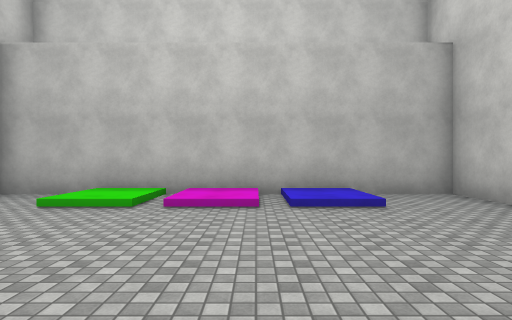
View 1 (above)

24 first-person views from a walk through a Unity game level. The camera is 1.5 m above the floor, looks level and sees 80° across. The floor is counted in squares, 2 m on a side. Each view is taken from the middle of a square. On the plan, view 1 faces up. The plan holds only what a view shows up to about 10 squares ahead; the rest is blank. The place goes on beyond the plan. The player is left out. Surface patterns are stand-ins for the level's own textures.

View 2
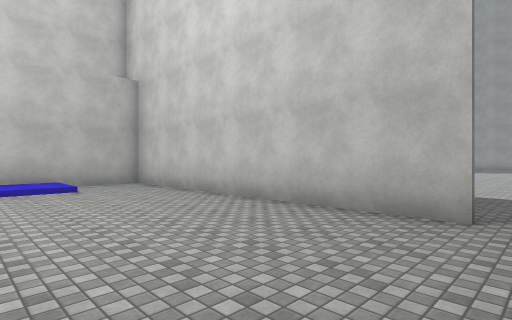

View 3
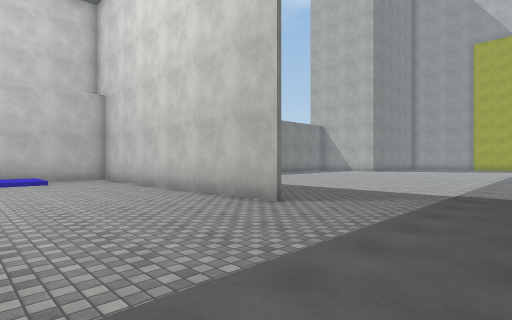

View 4
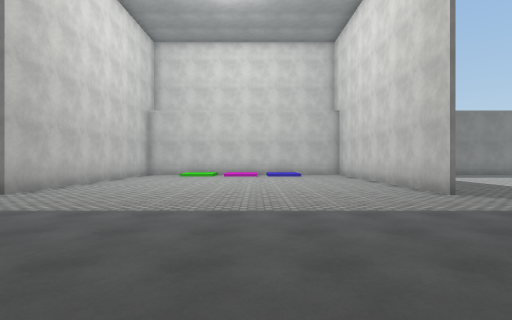

View 5
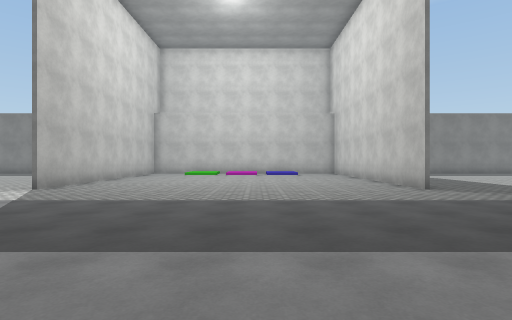

View 6
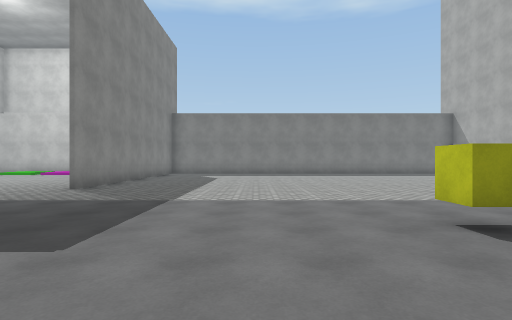

View 7
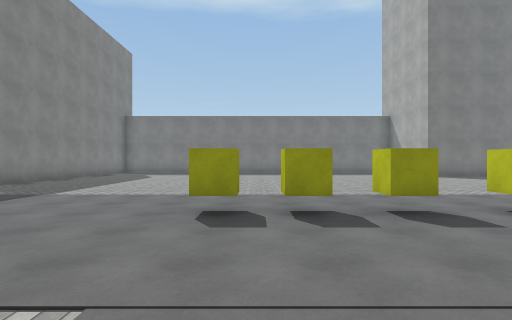

View 8
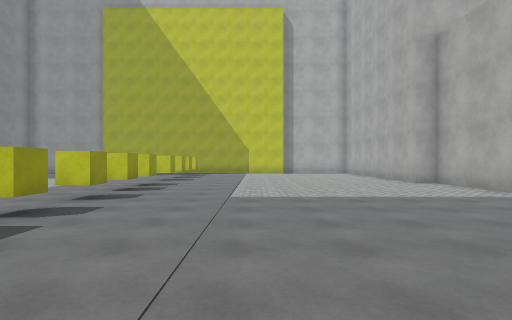

View 9
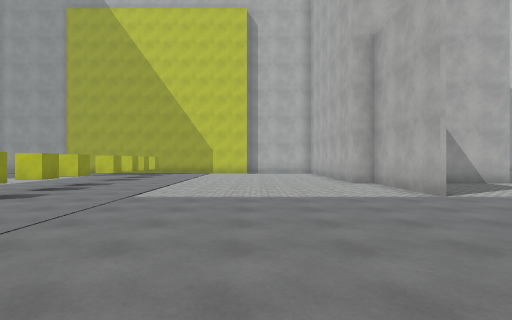

View 10
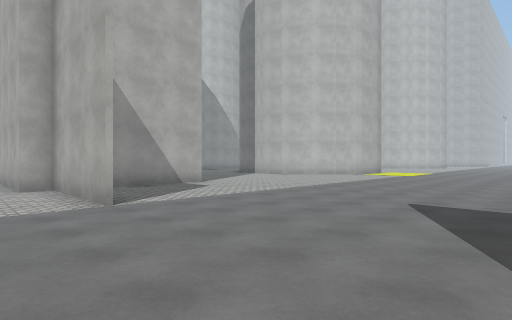

View 11
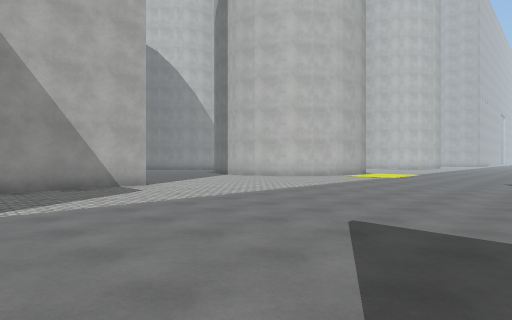

View 12
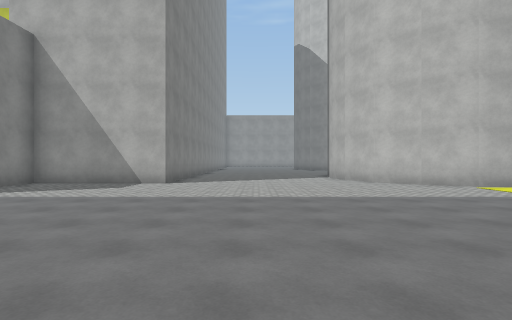

View 13
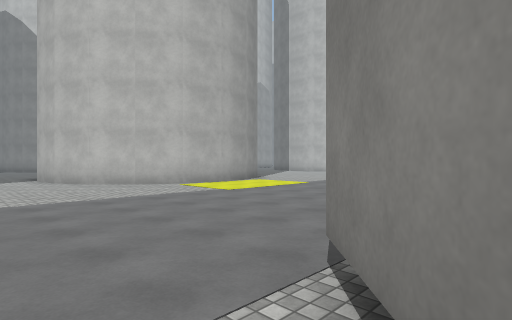

View 14
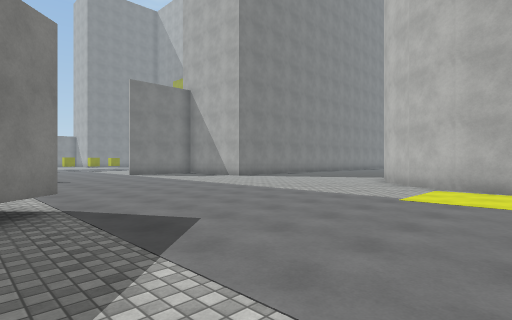

View 15
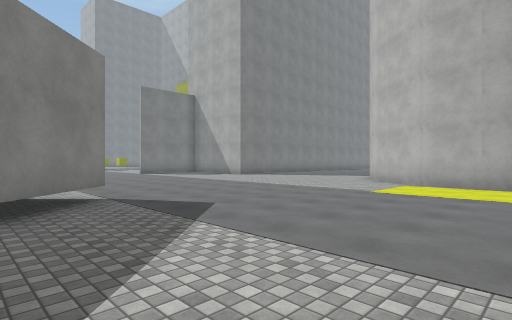

View 16
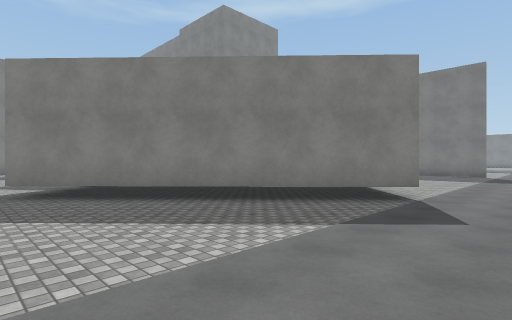

View 17
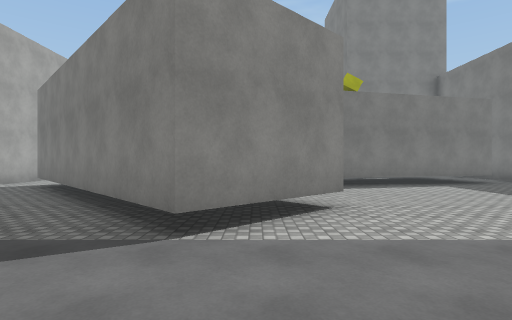

View 18
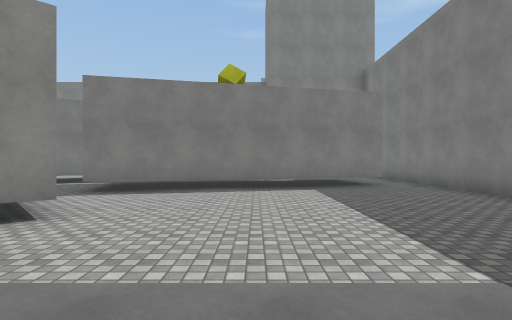

View 19
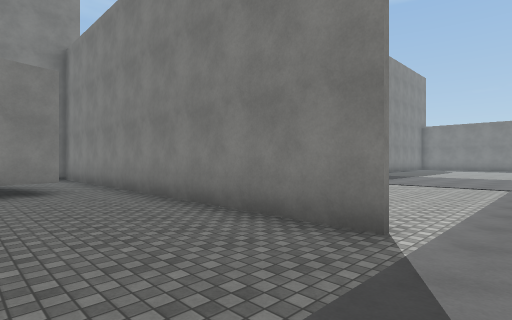

View 20
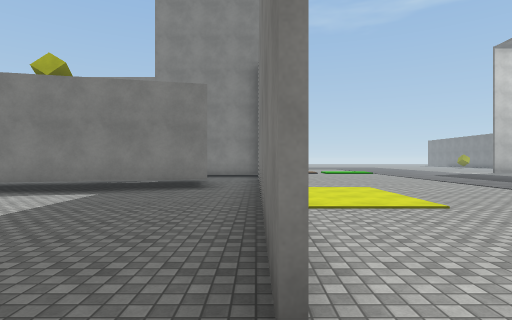

View 21
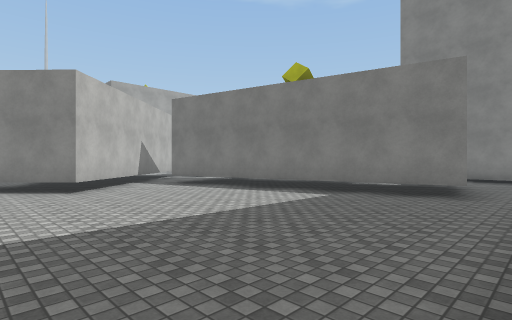

View 22
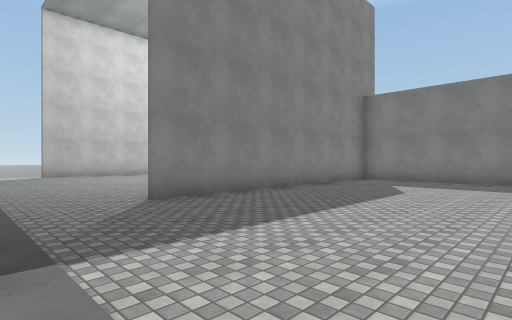

View 23
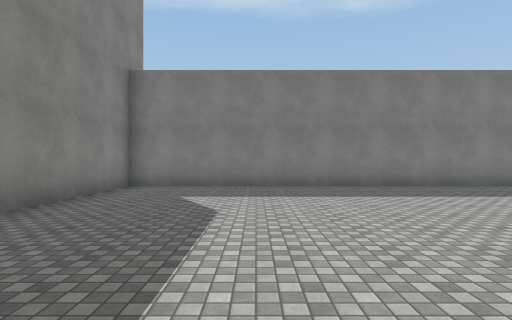

View 24
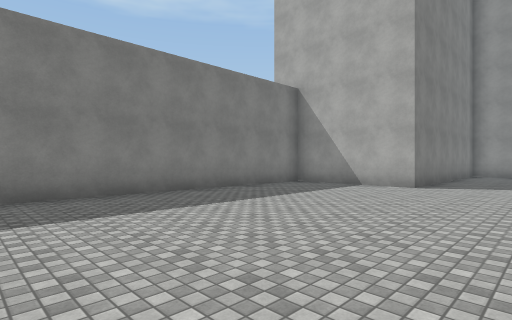

### Floor plan
Points are (right, up) in squares from view 1. A wall is a line through its corners. A room is listed if a view was taken in it or the views show most of it. See-through windows are left out.
Room 1 (views 1, 2, 3, 4, 5, 6, 7, 8, 9, 10, 11, 12, 13, 14, 15, 16, 17, 18, 19, 20, 21, 22, 23, 24)
walls: (10.8, -15.9) (1, -15.9); (4, -17.2) (5.9, -25.1); (16.2, -15.8) (19.8, -15.8); (19.8, -15.9) (18.4, -15.9); (19.7, -20.1) (19.7, -15.1) (20.5, -15.1); (6.7, -25.8) (9, -23.6) (11.1, -25.8) (5.3, -31.2); (20.5, 2.8) (19.7, 2.8) (19.7, 5.4); (18.5, 6.6) (-5.5, 6.6); (18.4, -31.3) (18.3, -30.6) (18.5, -29.2) (19.2, -28) (20.2, -27) (20.5, -26.8)
ways out: opening at (2, -17); opening at (5, -32)
objects: building (4, -2) to (4, 6); yellow cube (11, -7); yellow cube (13, -7); yellow cube (14, -7); yellow cube (16, -7); yellow cube (17, -7); yellow cube (19, -7)

Positions as (right, up) in squares from view 1, and headings:
1: (0, 0), facing up
2: (0, -3), facing up-right
3: (0, -6), facing up-right
4: (0, -9), facing up
5: (0, -10), facing up
6: (9, -10), facing up
7: (12, -11), facing up
8: (10, -10), facing right
9: (10, -12), facing right
10: (11, -14), facing down-right
11: (11, -16), facing down-right
12: (10, -23), facing right
13: (10, -24), facing down-right
14: (10, -31), facing up-right
15: (9, -32), facing up-right
16: (13, -32), facing up-left
17: (14, -25), facing left
18: (13, -21), facing left
19: (12, -19), facing up-left
20: (12, -16), facing left
21: (11, -16), facing down-left
22: (10, -5), facing up-left
23: (8, -2), facing up
24: (11, 0), facing up-right
